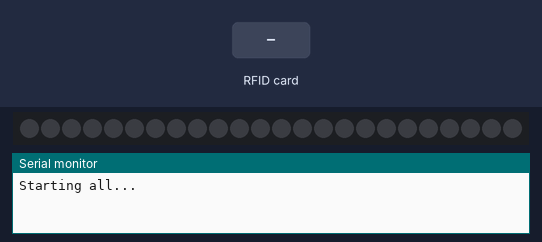
Simulated run of this sketch. Board: Arduino Uno, built with avr-gcc and run on an emulated ATmega328P. Shown: 24 RGB LEDs in strip order, left to right, the last lines printed to the serial monitor. The inputs (shaded band) are chosen by the test bench. Dim RGB values are drawn brighter than linear.

Above: at 1.2 s.
1.3 s: RFID card 69 F0 1C C9 held to the reader
At 1.9 s:
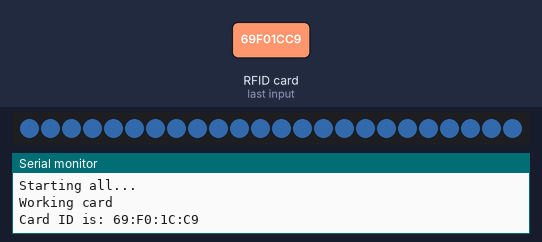
At 3.5 s:
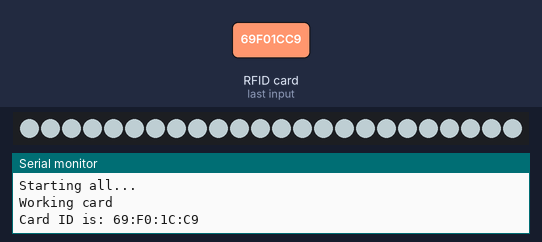
4.3 s: RFID card D4 BB 19 2A held to the reader
At 4.9 s:
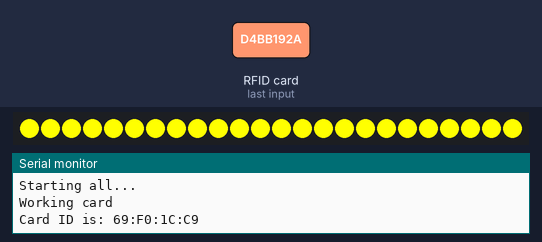
6.7 s: RFID card 2B FC 78 13 held to the reader
Timing chart, 0 to 9.7 s (numbered marks = the images above; inputs shaded):
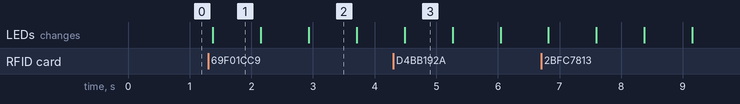

Measured:
- after the input at 1.3 s, the LEDs: change after 0.08 s (image 1)
- what the display in image 3 shows lasts 0.8 s, from 4.5 s to 5.3 s

The sketch:

Climalantern.ino
```cpp
#include <Adafruit_NeoPixel.h>
#include <MFRC522.h>
#include <MFRC522Extended.h>
#include "SPI.h"

const int      delayval  =  50;
const int      PIN       =  2;
const int      NUMPIXELS =  24;
const int      SS_PIN    =  10;
const int      RST_PIN   =  9;

Adafruit_NeoPixel pixels = Adafruit_NeoPixel(NUMPIXELS, PIN, NEO_GRB + NEO_KHZ800);

const uint32_t red       =  pixels.Color(255, 0, 0);
const uint32_t green     =  pixels.Color(0, 255, 0);
const uint32_t yellow    =  pixels.Color(255, 255, 0);
const uint32_t blank     =  pixels.Color(0, 0, 0);

const uint32_t storm1    =  pixels.Color(14, 30, 49);
const uint32_t storm2    =  pixels.Color(47, 69, 93);
const uint32_t storm3    =  pixels.Color(113, 122, 125);
const uint32_t storm4    =  pixels.Color(187, 187, 179);
const uint32_t storm5    =  pixels.Color(255, 255, 0);

const uint32_t rain1    =  pixels.Color(135, 187, 173);
const uint32_t rain2    =  pixels.Color(172, 206, 186);
const uint32_t rain3    =  pixels.Color(197, 231, 202);
const uint32_t rain4    =  pixels.Color(207, 233, 255);
const uint32_t rain5    =  pixels.Color(151, 192, 255);

const uint32_t sunRise1    =  pixels.Color(189, 152, 108);
const uint32_t sunRise2    =  pixels.Color(249, 151, 64);
const uint32_t sunRise3    =  pixels.Color(245, 181, 108);
const uint32_t sunRise4    =  pixels.Color(207, 95, 49);
const uint32_t sunRise5    =  pixels.Color(164, 140, 100);

const uint32_t sun1    =  pixels.Color(227, 103, 0);
const uint32_t sun2    =  pixels.Color(242, 116, 11);
const uint32_t sun3    =  pixels.Color(229, 154, 39);
const uint32_t sun4    =  pixels.Color(214, 148, 21);
const uint32_t sun5    =  pixels.Color(242, 197, 89);


MFRC522 rfid(SS_PIN, RST_PIN);
MFRC522::MIFARE_Key key;

void setup() {
  Serial.begin(9600);
  Serial.println("Starting all...\n\n");
  pixels.begin();

  SPI.begin(); // Make the NeoPixel and microcontroller communicate
  rfid.PCD_Init();
}

void loop() {


  if (!rfid.PICC_IsNewCardPresent() || !rfid.PICC_ReadCardSerial()) {
    setAll(blank);
    return;
  }
  MFRC522::PICC_Type piccType = rfid.PICC_GetType(rfid.uid.sak);
  if (piccType != MFRC522::PICC_TYPE_MIFARE_MINI &&
      piccType != MFRC522::PICC_TYPE_MIFARE_1K &&
      piccType != MFRC522::PICC_TYPE_MIFARE_4K) {
    Serial.println(F("Your tag is not of type MIFARE Classic."));
    return;
  }
  String strID = "";
  for (byte i = 0; i < 4; i++) {
    strID +=
      (rfid.uid.uidByte[i] < 0x10 ? "0" : "") +
      String(rfid.uid.uidByte[i], HEX) +
      (i != 3 ? ":" : "");
  }
  strID.toUpperCase();

  while (validateCard(strID) != "invalid") {
    Serial.println("Working card");
    Serial.print("Card ID is: ");
    Serial.println(strID);
    Serial.print("");
    if (validateCard(strID) == "storm") {
      paintStorm();
    }
    else if (validateCard(strID) == "rain") {
      paintRain();
    }
    else if (validateCard(strID) == "sunrise") {
      paintSunrise();
    }
    else if (validateCard(strID) == "sun") {
      paintSun();
    }
    if (!rfid.PICC_IsNewCardPresent() || !rfid.PICC_ReadCardSerial()) {
      break;
    }
  }
  if (validateCard(strID) == "invalid") {
    Serial.println("Invalid card");
    Serial.print("Card ID is: ");
    Serial.println(strID);
    Serial.print("");
  }
}

void paintStorm() {
  setAll(storm1);
  delay(750);
  setAll(storm2);
  delay(750);
  setAll(storm3);
  delay(750);
  setAll(storm4);
  delay(750);
  setAll(storm5);
  delay(750);
}

void paintRain() {
  setAll(rain1);
  delay(750);
  setAll(rain2);
  delay(750);
  setAll(rain3);
  delay(750);
  setAll(rain4);
  delay(750);
  setAll(rain5);
  delay(750);
}

void paintSunrise() {
  setAll(sunRise1);
  delay(750);
  setAll(sunRise2);
  delay(750);
  setAll(sunRise3);
  delay(750);
  setAll(sunRise4);
  delay(750);
  setAll(sunRise5);
  delay(750);
}

void paintSun() {
  setAll(sun1);
  delay(750);
  setAll(sun2);
  delay(750);
  setAll(sun3);
  delay(750);
  setAll(sun4);
  delay(750);
  setAll(sun5);
  delay(750);
}


void setAll(uint32_t color) {
  for (int i = 0; i < NUMPIXELS; i++) {
    pixels.setPixelColor(i, color);
    pixels.show();
  }
}

String validateCard(String usercard) {
  // Insert your own card ID's here, insert more with else if under
  if (usercard.indexOf("69:F0:1C:C9") >= 0) {
    return "storm";
  }
  else if (usercard.indexOf("D4:BB:19:2A") >= 0) {
    return "rain";
  }
  else if (usercard.indexOf("2B:FC:78:13") >= 0) {
    return "sunrise";
  }
  else if (usercard.indexOf("4E:96:98:C2") >= 0) {
    return "sun";
  }
  else return "invalid";
}
```
